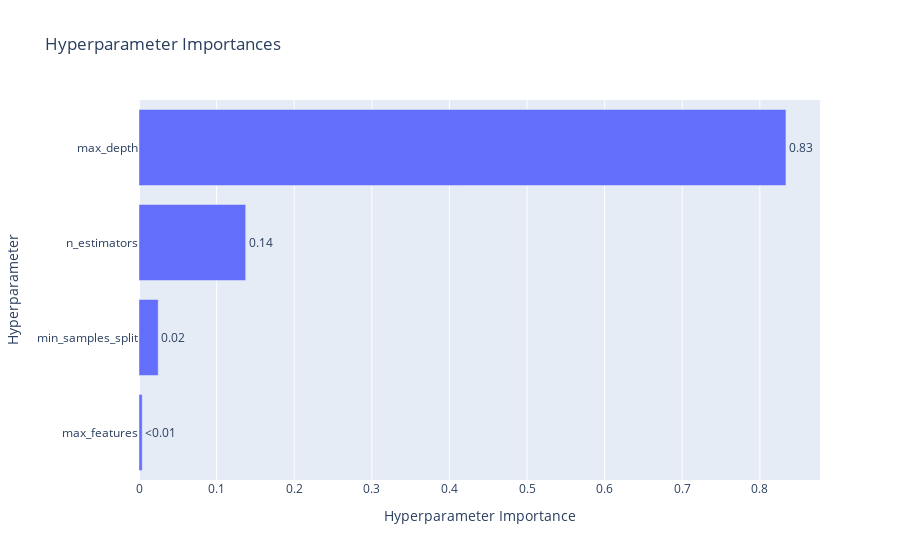

The notebook cell this image was saved under:
### Code cell
optuna.visualization.plot_param_importances(study_rf).show()

### Figure 1 — Plotly figure (JSON) as saved in the notebook; plotly's stock layout.template omitted (floating-point values rounded to 4 significant figures)
{"data": [{"cliponaxis": false, "hovertemplate": ["max_features (CategoricalDistribution): 0.004127114679104868<extra></extra>", "min_samples_split (IntDistribution): 0.024755661367934216<extra></extra>", "n_estimators (IntDistribution): 0.137487780062859<extra></extra>", "max_depth (IntDistribution): 0.833629443890102<extra></extra>"], "name": "Objective Value", "orientation": "h", "text": ["<0.01", "0.02", "0.14", "0.83"], "textposition": "outside", "type": "bar", "x": [0.004127, 0.02476, 0.1375, 0.8336], "y": ["max_features", "min_samples_split", "n_estimators", "max_depth"]}], "layout": {"title": {"text": "Hyperparameter Importances"}, "xaxis": {"title": {"text": "Hyperparameter Importance"}}, "yaxis": {"title": {"text": "Hyperparameter"}}}}
